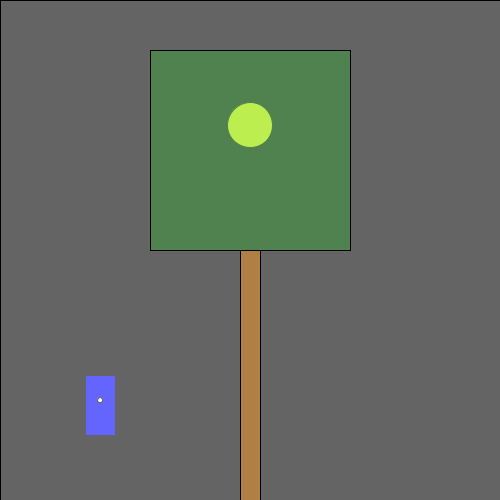
Frame 1 (no input)
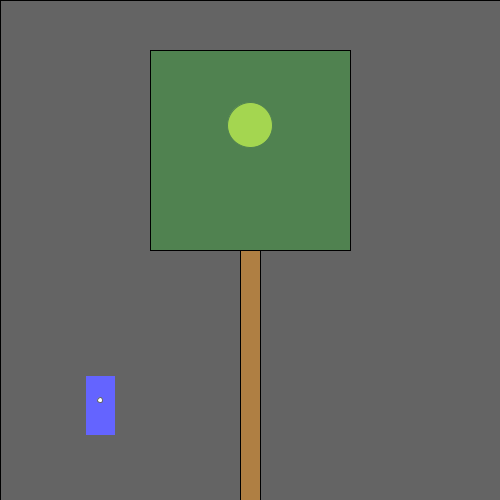
Frame 60 (the mouse pressed at the canvas centre just before this capture)
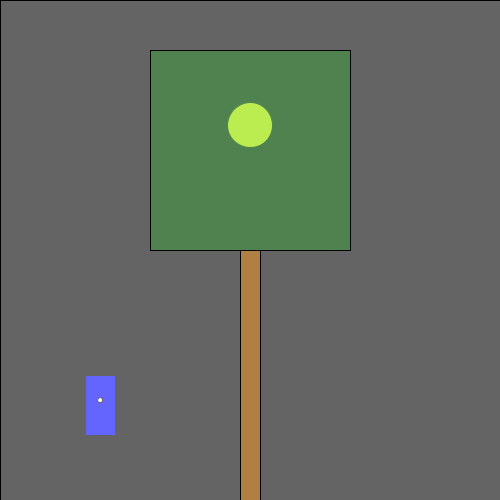
Frame 120 (the mouse held since frame 60 and released just before this capture)

The Processing sketch that drew these frames (run headless with seeded random() and noise(); from frame 60 on, the mouse is pressed at the canvas centre):

// Processing sketch: processing_108825
// ── processing_108825.pde

/*
  Norm Krumpe
  September 22, 2012
  Models a light that is triggered by motion (in this case, motion
  of the mouse).  The light also has a timer.  So, motion turns on the
  light, but a certain amount of time passing with no motion will
  cause the light to turn off again.
*/

// How close you need to get to the
// light sensor in order to turn on
// the light.  Higher values make it
// easier to trigger the light.  Distance
// is measured in pixels.
final int TRIGGER_DISTANCE = 50;

// The location of the sensor:
final int SWITCH_CENTER_X = 100;
final int SWITCH_CENTER_Y = 400;

// seconds until light shuts off automatically when there is no motion
final float SECONDS_UNTIL_AUTO_SHUTOFF = 4; 

// Light will initially be on because of this next value.
// Want the light off initially?  
// Set this to something less than SECONDS_UNTIL_AUTO_SHUTOFF
float timeOfLastTrigger = 0; 
boolean revealTriggerRegion = false;

// Just choose a window size
void setup() {
  size(500, 500);
}

// Each time the mouse moves, check to see
// if it triggered the motion sensor
void mouseMoved() {
  if (motionSensorWasTriggered()) {
    timeOfLastTrigger = millis()/100.0;
  }
}

// When a key is pressed, toggle the "cheat" that
// reveals the motion sensor's trigger region.
void keyPressed() {
  revealTriggerRegion = !revealTriggerRegion;
}

// Draw the various parts of the scene
void draw() {
  background(0);

  drawLightSwitch();
  drawLamp();  
  drawTriggerRegion();
}

// Draws all components of the lamp
void drawLamp() {
  drawLight();
  fill(0, 255, 0, 50);
  rect(150, 50, 200, 200);
  fill(175, 127, 67);
  rect(240, 250, 20, 250);
}

// How the light gets drawn depends on whether
// the lightbulb is lit.
void drawLight() {

  if (secondsSinceLastTrigger() < SECONDS_UNTIL_AUTO_SHUTOFF) {
    // If the light is on:
    int strength = (int)random(156, 256);
    fill(strength, strength, 0);
    ellipse(250, 125, 45, 45);
    fill(255, 100);
    rect(0, 0, width, height);
  }

  else {
    // Light is off:
    fill(10, 10, 0);
    ellipse(250, 125, 45, 45);
  }
}

// Draw the light switch/sensor
void drawLightSwitch() {
  fill(0, 0, 255);
  rect(SWITCH_CENTER_X - 15, SWITCH_CENTER_Y - 25, 30, 60);
  fill(255);
  ellipse(SWITCH_CENTER_X, SWITCH_CENTER_Y, 5, 5);
}

// Return true if the mouse triggered the sensor
boolean motionSensorWasTriggered() {
  return distanceFromLightSwitch() < TRIGGER_DISTANCE;
}

// Compute the distance between the mouse and the sensor
float distanceFromLightSwitch() {  
  return dist(mouseX, mouseY, SWITCH_CENTER_X, SWITCH_CENTER_Y);
}

// Determine how long it has been since the motion sensor
// was last turned on.
float secondsSinceLastTrigger() {
  return millis()/1000.0 - timeOfLastTrigger;
}

// Show a "cheat" region so that you know where the mouse
// needs to go in order to trigger the light sensor
void drawTriggerRegion() {
  if (revealTriggerRegion) {
    fill(255, 25);
    ellipse(SWITCH_CENTER_X, SWITCH_CENTER_Y, 
    TRIGGER_DISTANCE * 2, TRIGGER_DISTANCE * 2);
  }
}
